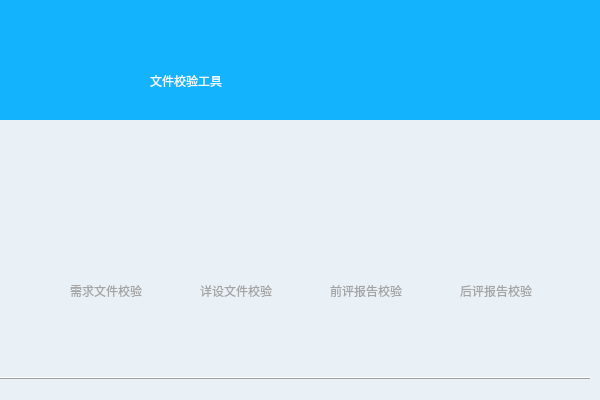
<?xml version="1.0" encoding="UTF-8"?>
<ui version="4.0">
 <class>Form</class>
 <widget class="QWidget" name="Form">
  <property name="geometry">
   <rect>
    <x>0</x>
    <y>0</y>
    <width>600</width>
    <height>400</height>
   </rect>
  </property>
  <property name="windowTitle">
   <string>Form</string>
  </property>
  <layout class="QVBoxLayout" name="verticalLayout">
   <property name="spacing">
    <number>0</number>
   </property>
   <property name="leftMargin">
    <number>0</number>
   </property>
   <property name="topMargin">
    <number>0</number>
   </property>
   <property name="rightMargin">
    <number>0</number>
   </property>
   <property name="bottomMargin">
    <number>0</number>
   </property>
   <item>
    <widget class="QStackedWidget" name="stackedWidget">
     <property name="currentIndex">
      <number>0</number>
     </property>
     <widget class="QWidget" name="page">
      <widget class="QLabel" name="label_3">
       <property name="geometry">
        <rect>
         <x>150</x>
         <y>60</y>
         <width>221</width>
         <height>41</height>
        </rect>
       </property>
       <property name="styleSheet">
        <string notr="true">color: rgb(243,253,253);
font: 20pt &quot;黑体&quot;;</string>
       </property>
       <property name="text">
        <string>文件校验工具</string>
       </property>
      </widget>
      <widget class="QPushButton" name="button_file3">
       <property name="geometry">
        <rect>
         <x>320</x>
         <y>180</y>
         <width>100</width>
         <height>100</height>
        </rect>
       </property>
       <property name="styleSheet">
        <string notr="true">
#button_file3{
	image:url(:/file_list/open.png);
}</string>
       </property>
       <property name="text">
        <string/>
       </property>
       <property name="flat">
        <bool>true</bool>
       </property>
      </widget>
      <widget class="Line" name="line">
       <property name="geometry">
        <rect>
         <x>0</x>
         <y>370</y>
         <width>591</width>
         <height>16</height>
        </rect>
       </property>
       <property name="frameShadow">
        <enum>QFrame::Raised</enum>
       </property>
       <property name="orientation">
        <enum>Qt::Horizontal</enum>
       </property>
      </widget>
      <widget class="QPushButton" name="button_file4">
       <property name="geometry">
        <rect>
         <x>450</x>
         <y>180</y>
         <width>100</width>
         <height>100</height>
        </rect>
       </property>
       <property name="styleSheet">
        <string notr="true">
#button_file4{
	image:url(:/file_list/open.png);
}</string>
       </property>
       <property name="text">
        <string/>
       </property>
       <property name="flat">
        <bool>true</bool>
       </property>
      </widget>
      <widget class="QLabel" name="label_5">
       <property name="geometry">
        <rect>
         <x>200</x>
         <y>280</y>
         <width>81</width>
         <height>21</height>
        </rect>
       </property>
       <property name="styleSheet">
        <string notr="true">font: 10pt &quot;黑体&quot;;
color: rgb(164,164,164);</string>
       </property>
       <property name="text">
        <string>详设文件校验</string>
       </property>
      </widget>
      <widget class="QPushButton" name="button_file1">
       <property name="geometry">
        <rect>
         <x>60</x>
         <y>180</y>
         <width>100</width>
         <height>100</height>
        </rect>
       </property>
       <property name="styleSheet">
        <string notr="true">
#button_file1{
	image:url(:/file_list/open.png);
}</string>
       </property>
       <property name="text">
        <string/>
       </property>
       <property name="flat">
        <bool>true</bool>
       </property>
      </widget>
      <widget class="QLabel" name="label_6">
       <property name="geometry">
        <rect>
         <x>330</x>
         <y>280</y>
         <width>81</width>
         <height>21</height>
        </rect>
       </property>
       <property name="styleSheet">
        <string notr="true">font: 10pt &quot;黑体&quot;;
color: rgb(164,164,164);</string>
       </property>
       <property name="text">
        <string>前评报告校验</string>
       </property>
      </widget>
      <widget class="QLabel" name="label_7">
       <property name="geometry">
        <rect>
         <x>460</x>
         <y>280</y>
         <width>81</width>
         <height>21</height>
        </rect>
       </property>
       <property name="styleSheet">
        <string notr="true">font: 10pt &quot;黑体&quot;;
color: rgb(164,164,164);</string>
       </property>
       <property name="text">
        <string>后评报告校验</string>
       </property>
      </widget>
      <widget class="QPushButton" name="button_mini">
       <property name="geometry">
        <rect>
         <x>530</x>
         <y>10</y>
         <width>20</width>
         <height>20</height>
        </rect>
       </property>
       <property name="styleSheet">
        <string notr="true">
#button_mini{
	image:url(:/mini/icon_mini.png);
}
</string>
       </property>
       <property name="text">
        <string/>
       </property>
       <property name="flat">
        <bool>true</bool>
       </property>
      </widget>
      <widget class="QPushButton" name="button_close">
       <property name="geometry">
        <rect>
         <x>560</x>
         <y>10</y>
         <width>20</width>
         <height>20</height>
        </rect>
       </property>
       <property name="styleSheet">
        <string notr="true">
#button_close{
	image:url(:/close/icon_close_normal.png);
}
#button_close:hover{
	image:url(:/close/icon_close_hover.png);
}
#button_close:pressed{
	image:url(:/close/icon_close_click.png);
}</string>
       </property>
       <property name="text">
        <string/>
       </property>
       <property name="flat">
        <bool>true</bool>
       </property>
      </widget>
      <widget class="QPushButton" name="button_file2">
       <property name="geometry">
        <rect>
         <x>190</x>
         <y>180</y>
         <width>100</width>
         <height>100</height>
        </rect>
       </property>
       <property name="styleSheet">
        <string notr="true">
#button_file2{
	image:url(:/file_list/open.png);
}</string>
       </property>
       <property name="text">
        <string/>
       </property>
       <property name="flat">
        <bool>true</bool>
       </property>
      </widget>
      <widget class="QLabel" name="label_4">
       <property name="geometry">
        <rect>
         <x>70</x>
         <y>280</y>
         <width>81</width>
         <height>21</height>
        </rect>
       </property>
       <property name="styleSheet">
        <string notr="true">font: 10pt &quot;黑体&quot;;
color: rgb(164,164,164);</string>
       </property>
       <property name="text">
        <string>需求文件校验</string>
       </property>
      </widget>
      <widget class="QLabel" name="label_gou">
       <property name="geometry">
        <rect>
         <x>40</x>
         <y>50</y>
         <width>81</width>
         <height>91</height>
        </rect>
       </property>
       <property name="styleSheet">
        <string notr="true">#label_gou{
	image:url(:/other/gou.png);
}
</string>
       </property>
       <property name="text">
        <string/>
       </property>
      </widget>
      <widget class="QLabel" name="background_buttom">
       <property name="geometry">
        <rect>
         <x>0</x>
         <y>120</y>
         <width>611</width>
         <height>289</height>
        </rect>
       </property>
       <property name="styleSheet">
        <string notr="true">background-color: rgb(233,240,246);</string>
       </property>
       <property name="text">
        <string/>
       </property>
      </widget>
      <widget class="QLabel" name="background_top">
       <property name="geometry">
        <rect>
         <x>0</x>
         <y>0</y>
         <width>611</width>
         <height>120</height>
        </rect>
       </property>
       <property name="maximumSize">
        <size>
         <width>16777215</width>
         <height>120</height>
        </size>
       </property>
       <property name="styleSheet">
        <string notr="true">background-color: rgb(19, 179, 253);</string>
       </property>
       <property name="text">
        <string/>
       </property>
      </widget>
      <zorder>background_buttom</zorder>
      <zorder>background_top</zorder>
      <zorder>label_3</zorder>
      <zorder>button_file3</zorder>
      <zorder>line</zorder>
      <zorder>button_file4</zorder>
      <zorder>label_5</zorder>
      <zorder>button_file1</zorder>
      <zorder>label_6</zorder>
      <zorder>label_7</zorder>
      <zorder>button_mini</zorder>
      <zorder>button_close</zorder>
      <zorder>button_file2</zorder>
      <zorder>label_4</zorder>
      <zorder>label_gou</zorder>
     </widget>
     <widget class="QWidget" name="page_2">
      <property name="styleSheet">
       <string notr="true">*{
	
	font: 10pt &quot;黑体&quot;;
}
#page_2{
	background-color: rgb(247,248,248);
}

QPushButton{
	color: rgb(220,237,252);
	background-color: qlineargradient(spread:pad, x1:0, y1:0, x2:1, y2:1, stop:0 rgba(35,163,244, 255), stop:1 rgba(23,148,236, 255));

	border: 1px solid rgb(4, 130, 253);
	border-radius: 5px;
}
QPushButton:hover{
	border-radius: 5px;
	background-color: rgb(19,179,253);
	color: rgb(220,237,252);
}
QPushButton:pressed{
	color: rgb(220,237,252);
	border-radius: 5px;
	background-color: rgb(23,148,236);
	color: rgb(255, 255, 255);
}</string>
      </property>
      <widget class="QTextBrowser" name="textBrowser">
       <property name="geometry">
        <rect>
         <x>60</x>
         <y>100</y>
         <width>211</width>
         <height>251</height>
        </rect>
       </property>
      </widget>
      <widget class="QLabel" name="label_10">
       <property name="geometry">
        <rect>
         <x>30</x>
         <y>20</y>
         <width>221</width>
         <height>41</height>
        </rect>
       </property>
       <property name="styleSheet">
        <string notr="true">color: rgb(243,253,253);
font: 20pt &quot;黑体&quot;;</string>
       </property>
       <property name="text">
        <string>需求文件校验</string>
       </property>
      </widget>
      <widget class="QLabel" name="background_top_2">
       <property name="geometry">
        <rect>
         <x>0</x>
         <y>0</y>
         <width>611</width>
         <height>71</height>
        </rect>
       </property>
       <property name="maximumSize">
        <size>
         <width>16777215</width>
         <height>120</height>
        </size>
       </property>
       <property name="styleSheet">
        <string notr="true">background-color: rgb(19, 179, 253);</string>
       </property>
       <property name="text">
        <string/>
       </property>
      </widget>
      <widget class="QWidget" name="widget" native="true">
       <property name="geometry">
        <rect>
         <x>290</x>
         <y>100</y>
         <width>291</width>
         <height>251</height>
        </rect>
       </property>
       <layout class="QGridLayout" name="gridLayout">
        <item row="1" column="0">
         <widget class="QPushButton" name="button_addfile_1">
          <property name="minimumSize">
           <size>
            <width>0</width>
            <height>40</height>
           </size>
          </property>
          <property name="styleSheet">
           <string notr="true"/>
          </property>
          <property name="text">
           <string>开始处理</string>
          </property>
         </widget>
        </item>
        <item row="1" column="1">
         <widget class="QPushButton" name="button_export_1">
          <property name="minimumSize">
           <size>
            <width>0</width>
            <height>40</height>
           </size>
          </property>
          <property name="styleSheet">
           <string notr="true"/>
          </property>
          <property name="text">
           <string>导出结果</string>
          </property>
         </widget>
        </item>
        <item row="2" column="1">
         <widget class="QPushButton" name="button_back1">
          <property name="minimumSize">
           <size>
            <width>0</width>
            <height>40</height>
           </size>
          </property>
          <property name="styleSheet">
           <string notr="true"/>
          </property>
          <property name="text">
           <string>返回主页</string>
          </property>
         </widget>
        </item>
        <item row="2" column="0">
         <widget class="QPushButton" name="button_process_1">
          <property name="minimumSize">
           <size>
            <width>0</width>
            <height>40</height>
           </size>
          </property>
          <property name="styleSheet">
           <string notr="true"/>
          </property>
          <property name="text">
           <string>添加文件</string>
          </property>
         </widget>
        </item>
       </layout>
      </widget>
      <zorder>background_top_2</zorder>
      <zorder>textBrowser</zorder>
      <zorder>label_10</zorder>
      <zorder>widget</zorder>
     </widget>
     <widget class="QWidget" name="page_3">
      <property name="styleSheet">
       <string notr="true">*{
	
	font: 10pt &quot;黑体&quot;;
}
#page_3{
	background-color: rgb(247,248,248);
}

QPushButton{
	color: rgb(220,237,252);
	background-color: qlineargradient(spread:pad, x1:0, y1:0, x2:1, y2:1, stop:0 rgba(35,163,244, 255), stop:1 rgba(23,148,236, 255));

	border: 1px solid rgb(4, 130, 253);
	border-radius: 5px;
}
QPushButton:hover{
	border-radius: 5px;
	background-color: rgb(19,179,253);
	color: rgb(220,237,252);
}
QPushButton:pressed{
	color: rgb(220,237,252);
	border-radius: 5px;
	background-color: rgb(23,148,236);
	color: rgb(255, 255, 255);
}</string>
      </property>
      <widget class="QTextBrowser" name="textBrowser_2">
       <property name="geometry">
        <rect>
         <x>60</x>
         <y>100</y>
         <width>211</width>
         <height>251</height>
        </rect>
       </property>
      </widget>
      <widget class="QLabel" name="background_top_3">
       <property name="geometry">
        <rect>
         <x>0</x>
         <y>0</y>
         <width>611</width>
         <height>71</height>
        </rect>
       </property>
       <property name="maximumSize">
        <size>
         <width>16777215</width>
         <height>120</height>
        </size>
       </property>
       <property name="styleSheet">
        <string notr="true">background-color: rgb(19, 179, 253);</string>
       </property>
       <property name="text">
        <string/>
       </property>
      </widget>
      <widget class="QWidget" name="widget_2" native="true">
       <property name="geometry">
        <rect>
         <x>290</x>
         <y>100</y>
         <width>291</width>
         <height>251</height>
        </rect>
       </property>
       <layout class="QGridLayout" name="gridLayout_2">
        <item row="0" column="0">
         <widget class="QPushButton" name="button_process_2">
          <property name="minimumSize">
           <size>
            <width>0</width>
            <height>40</height>
           </size>
          </property>
          <property name="styleSheet">
           <string notr="true"/>
          </property>
          <property name="text">
           <string>开始处理</string>
          </property>
         </widget>
        </item>
        <item row="0" column="1">
         <widget class="QPushButton" name="button_export_2">
          <property name="minimumSize">
           <size>
            <width>0</width>
            <height>40</height>
           </size>
          </property>
          <property name="styleSheet">
           <string notr="true"/>
          </property>
          <property name="text">
           <string>导出结果</string>
          </property>
         </widget>
        </item>
        <item row="1" column="0">
         <widget class="QPushButton" name="button_addfile_2">
          <property name="minimumSize">
           <size>
            <width>0</width>
            <height>40</height>
           </size>
          </property>
          <property name="styleSheet">
           <string notr="true"/>
          </property>
          <property name="text">
           <string>添加文件</string>
          </property>
         </widget>
        </item>
        <item row="1" column="1">
         <widget class="QPushButton" name="button_back2">
          <property name="minimumSize">
           <size>
            <width>0</width>
            <height>40</height>
           </size>
          </property>
          <property name="styleSheet">
           <string notr="true"/>
          </property>
          <property name="text">
           <string>返回主页</string>
          </property>
         </widget>
        </item>
       </layout>
      </widget>
      <widget class="QLabel" name="label_12">
       <property name="geometry">
        <rect>
         <x>30</x>
         <y>20</y>
         <width>221</width>
         <height>41</height>
        </rect>
       </property>
       <property name="styleSheet">
        <string notr="true">color: rgb(243,253,253);
font: 20pt &quot;黑体&quot;;</string>
       </property>
       <property name="text">
        <string>设计文件校验</string>
       </property>
      </widget>
      <zorder>textBrowser_2</zorder>
      <zorder>widget_2</zorder>
      <zorder>background_top_3</zorder>
      <zorder>label_12</zorder>
     </widget>
     <widget class="QWidget" name="page_4">
      <property name="styleSheet">
       <string notr="true">*{
	
	font: 10pt &quot;黑体&quot;;
}
#page_4{
	background-color: rgb(247,248,248);
}

QPushButton{
	color: rgb(220,237,252);
	background-color: qlineargradient(spread:pad, x1:0, y1:0, x2:1, y2:1, stop:0 rgba(35,163,244, 255), stop:1 rgba(23,148,236, 255));

	border: 1px solid rgb(4, 130, 253);
	border-radius: 5px;
}
QPushButton:hover{
	border-radius: 5px;
	background-color: rgb(19,179,253);
	color: rgb(220,237,252);
}
QPushButton:pressed{
	color: rgb(220,237,252);
	border-radius: 5px;
	background-color: rgb(23,148,236);
	color: rgb(255, 255, 255);
}</string>
      </property>
      <widget class="QWidget" name="widget_3" native="true">
       <property name="geometry">
        <rect>
         <x>290</x>
         <y>100</y>
         <width>291</width>
         <height>251</height>
        </rect>
       </property>
       <layout class="QGridLayout" name="gridLayout_3">
        <item row="1" column="0">
         <widget class="QPushButton" name="button_addfile_3">
          <property name="minimumSize">
           <size>
            <width>0</width>
            <height>40</height>
           </size>
          </property>
          <property name="styleSheet">
           <string notr="true"/>
          </property>
          <property name="text">
           <string>开始处理</string>
          </property>
         </widget>
        </item>
        <item row="1" column="1">
         <widget class="QPushButton" name="button_export_3">
          <property name="minimumSize">
           <size>
            <width>0</width>
            <height>40</height>
           </size>
          </property>
          <property name="styleSheet">
           <string notr="true"/>
          </property>
          <property name="text">
           <string>导出结果</string>
          </property>
         </widget>
        </item>
        <item row="2" column="1">
         <widget class="QPushButton" name="button_back3">
          <property name="minimumSize">
           <size>
            <width>0</width>
            <height>40</height>
           </size>
          </property>
          <property name="styleSheet">
           <string notr="true"/>
          </property>
          <property name="text">
           <string>返回主页</string>
          </property>
         </widget>
        </item>
        <item row="2" column="0">
         <widget class="QPushButton" name="button_process_3">
          <property name="minimumSize">
           <size>
            <width>0</width>
            <height>40</height>
           </size>
          </property>
          <property name="styleSheet">
           <string notr="true"/>
          </property>
          <property name="text">
           <string>添加文件</string>
          </property>
         </widget>
        </item>
       </layout>
      </widget>
      <widget class="QLabel" name="label_11">
       <property name="geometry">
        <rect>
         <x>30</x>
         <y>20</y>
         <width>221</width>
         <height>41</height>
        </rect>
       </property>
       <property name="styleSheet">
        <string notr="true">color: rgb(243,253,253);
font: 20pt &quot;黑体&quot;;</string>
       </property>
       <property name="text">
        <string>前评报告校验</string>
       </property>
      </widget>
      <widget class="QLabel" name="background_top_4">
       <property name="geometry">
        <rect>
         <x>0</x>
         <y>0</y>
         <width>611</width>
         <height>71</height>
        </rect>
       </property>
       <property name="maximumSize">
        <size>
         <width>16777215</width>
         <height>120</height>
        </size>
       </property>
       <property name="styleSheet">
        <string notr="true">background-color: rgb(19, 179, 253);</string>
       </property>
       <property name="text">
        <string/>
       </property>
      </widget>
      <widget class="QTextBrowser" name="textBrowser_3">
       <property name="geometry">
        <rect>
         <x>60</x>
         <y>100</y>
         <width>211</width>
         <height>251</height>
        </rect>
       </property>
      </widget>
      <zorder>background_top_4</zorder>
      <zorder>widget_3</zorder>
      <zorder>label_11</zorder>
      <zorder>textBrowser_3</zorder>
     </widget>
     <widget class="QWidget" name="page_5">
      <property name="styleSheet">
       <string notr="true">*{
	
	font: 10pt &quot;黑体&quot;;
}
#page_5{
	background-color: rgb(247,248,248);
}

QPushButton{
	color: rgb(220,237,252);
	background-color: qlineargradient(spread:pad, x1:0, y1:0, x2:1, y2:1, stop:0 rgba(35,163,244, 255), stop:1 rgba(23,148,236, 255));

	border: 1px solid rgb(4, 130, 253);
	border-radius: 5px;
}
QPushButton:hover{
	border-radius: 5px;
	background-color: rgb(19,179,253);
	color: rgb(220,237,252);
}
QPushButton:pressed{
	color: rgb(220,237,252);
	border-radius: 5px;
	background-color: rgb(23,148,236);
	color: rgb(255, 255, 255);
}</string>
      </property>
      <widget class="QLabel" name="background_top_5">
       <property name="geometry">
        <rect>
         <x>0</x>
         <y>0</y>
         <width>611</width>
         <height>71</height>
        </rect>
       </property>
       <property name="maximumSize">
        <size>
         <width>16777215</width>
         <height>120</height>
        </size>
       </property>
       <property name="styleSheet">
        <string notr="true">background-color: rgb(19, 179, 253);</string>
       </property>
       <property name="text">
        <string/>
       </property>
      </widget>
      <widget class="QWidget" name="widget_4" native="true">
       <property name="geometry">
        <rect>
         <x>290</x>
         <y>100</y>
         <width>291</width>
         <height>251</height>
        </rect>
       </property>
       <layout class="QGridLayout" name="gridLayout_4">
        <item row="1" column="0">
         <widget class="QPushButton" name="button_addfile_4">
          <property name="minimumSize">
           <size>
            <width>0</width>
            <height>40</height>
           </size>
          </property>
          <property name="styleSheet">
           <string notr="true"/>
          </property>
          <property name="text">
           <string>开始处理</string>
          </property>
         </widget>
        </item>
        <item row="1" column="1">
         <widget class="QPushButton" name="button_export_4">
          <property name="minimumSize">
           <size>
            <width>0</width>
            <height>40</height>
           </size>
          </property>
          <property name="styleSheet">
           <string notr="true"/>
          </property>
          <property name="text">
           <string>导出结果</string>
          </property>
         </widget>
        </item>
        <item row="2" column="1">
         <widget class="QPushButton" name="button_back4">
          <property name="minimumSize">
           <size>
            <width>0</width>
            <height>40</height>
           </size>
          </property>
          <property name="styleSheet">
           <string notr="true"/>
          </property>
          <property name="text">
           <string>返回主页</string>
          </property>
         </widget>
        </item>
        <item row="2" column="0">
         <widget class="QPushButton" name="button_process_4">
          <property name="minimumSize">
           <size>
            <width>0</width>
            <height>40</height>
           </size>
          </property>
          <property name="styleSheet">
           <string notr="true"/>
          </property>
          <property name="text">
           <string>添加文件</string>
          </property>
         </widget>
        </item>
       </layout>
      </widget>
      <widget class="QTextBrowser" name="textBrowser_4">
       <property name="geometry">
        <rect>
         <x>60</x>
         <y>100</y>
         <width>211</width>
         <height>251</height>
        </rect>
       </property>
      </widget>
      <widget class="QLabel" name="label_13">
       <property name="geometry">
        <rect>
         <x>30</x>
         <y>20</y>
         <width>221</width>
         <height>41</height>
        </rect>
       </property>
       <property name="styleSheet">
        <string notr="true">color: rgb(243,253,253);
font: 20pt &quot;黑体&quot;;</string>
       </property>
       <property name="text">
        <string>后评报告校验</string>
       </property>
      </widget>
     </widget>
    </widget>
   </item>
  </layout>
 </widget>
 <resources>
  <include location="../resource/worktable_img.qrc"/>
 </resources>
 <connections/>
</ui>
